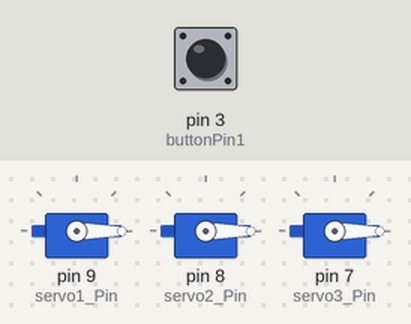
A sketch run on a simulated Arduino Uno, built with avr-gcc and run on an emulated ATmega328P. On the bench: 3 × servo. Inputs (shaded band) come from the test bench; at power-on: pin 3 (buttonPin1) LOW.

Above: at 1.2 s.
1.3 s: pin 3 (buttonPin1) pulled HIGH for 3.2 s
At 4.8 s:
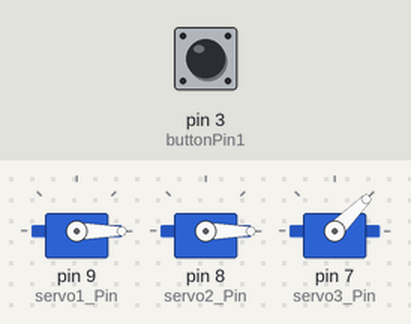
6.0 s: pin 3 (buttonPin1) pulled HIGH for 0.15 s
At 7.2 s:
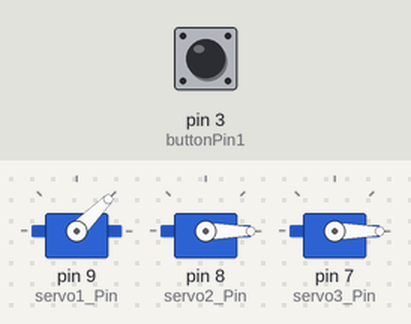
7.6 s: pin 3 (buttonPin1) pulled HIGH for 1 s
At 8.5 s:
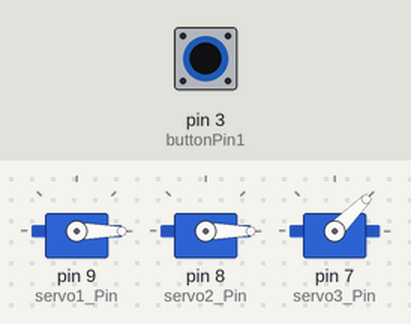
Timing chart, 0 to 10.6 s (numbered marks = the images above; inputs shaded):
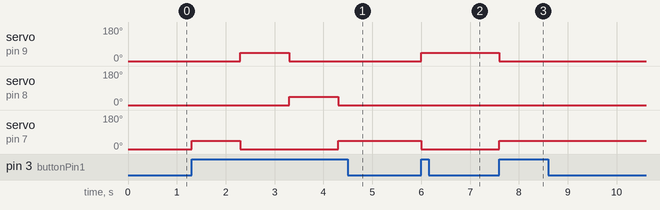

The sketch:

ServoControl3Servo.ino
```cpp
#include <Servo.h>  //servo header

Servo servo1;
Servo servo2;
Servo servo3;
const int buttonPin1 = 3;     // the number of the pushbutton pin
int servo1_Pin = 9; //sets the servo to pin 9
int servo2_Pin = 8; //sets the servo to pin 9
int servo3_Pin = 7; //sets the servo to pin 9
int buttonState = 0;
int initial_position = 0;


void setup()
{
  pinMode(buttonPin1, INPUT);
  pinMode(servo1_Pin, OUTPUT);
  pinMode(servo2_Pin, OUTPUT);
  pinMode(servo3_Pin, OUTPUT);
  Serial.begin(9600);
  servo1.attach(servo1_Pin);
  servo1.write(initial_position); //starts the servo at 90 to start off with
  servo2.attach(servo2_Pin);
  servo2.write(initial_position); //starts the servo at 90 to start off with
  servo3.attach(servo3_Pin);
  servo3.write(initial_position); //starts the servo at 90 to start off with
}


void loop()
{
  buttonState = digitalRead(buttonPin1);
  if (buttonState == HIGH)
  {
    servo1.write(45);
    servo2.write(0);
    servo3.write(0);
    delay(1000);
  }
  buttonState = digitalRead(buttonPin1);
  if (buttonState == HIGH)
  {
    servo1.write(0);
    servo2.write(45);
    servo3.write(0);
    delay(1000);
  }
  buttonState = digitalRead(buttonPin1);
  if (buttonState == HIGH)
  {
    servo1.write(0);
    servo2.write(0);
    servo3.write(45);
    delay(1000);
  }
}
```

Measured:
- after the input at 1.3 s, servo on pin 9 (servo1_Pin): 0° → 45° after 1.0 s, → 0° 1.0 s later; servo on pin 8 (servo2_Pin): 0° → 45° after 2.0 s, → 0° 1.0 s later; servo on pin 7 (servo3_Pin): 0° → 45° at once, → 0° 1.0 s later, → 45° 2.0 s later
- after the input at 6.0 s, servo on pin 9 (servo1_Pin): 0° → 45° at once; servo on pin 7 (servo3_Pin): 45° → 0° at once
- after the input at 7.6 s, servo on pin 9 (servo1_Pin): 45° → 0° at once; servo on pin 7 (servo3_Pin): 0° → 45° at once
